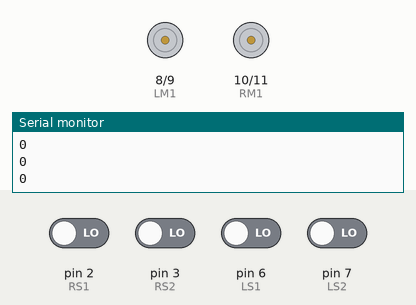
This sketch was run on a simulated Arduino Uno, built with avr-gcc and run on an emulated ATmega328P. Shown: motor-driver pin pairs drawn as motors (green arrow = first pin HIGH = forward, orange = second pin HIGH = backward, longer = more drive), the last lines printed to the serial monitor. The test bench sets the inputs (shaded band); at power-on: pin 2 (RS1), pin 3 (RS2), pin 6 (LS1), pin 7 (LS2) LOW.

Above: at 1.2 s.
1.3 s: pin 2 (RS1) driven HIGH
At 1.8 s:
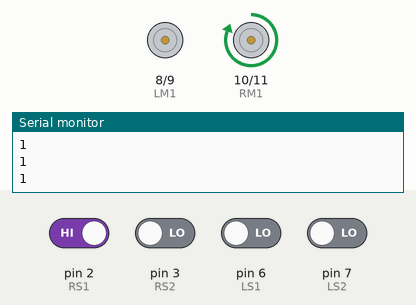
2.8 s: pin 6 (LS1) driven HIGH
At 4.0 s:
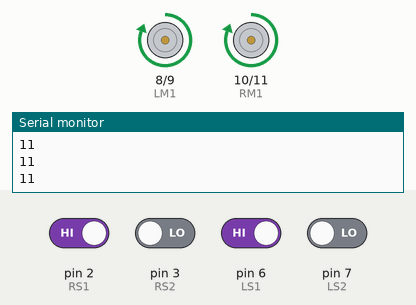
4.3 s: pin 2 (RS1) driven LOW
At 5.5 s:
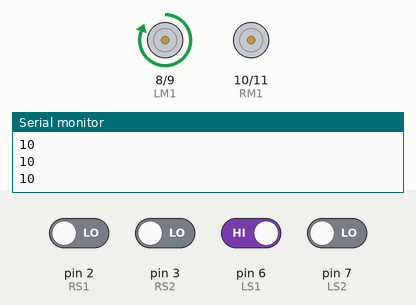
5.8 s: pin 3 (RS2) driven HIGH
At 6.7 s:
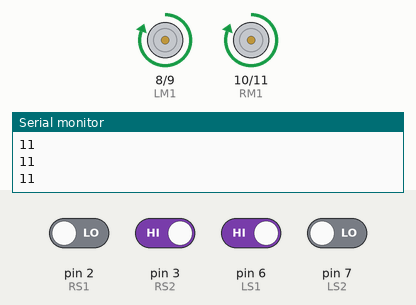
7.3 s: pin 3 (RS2) driven LOW
At 7.9 s:
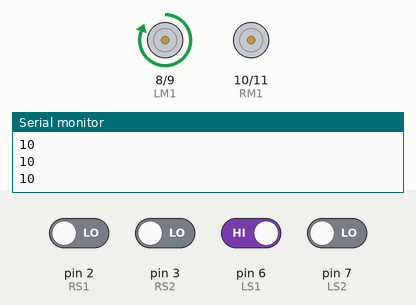
Timing chart, 0 to 9.8 s (numbered marks = the images above; inputs shaded):
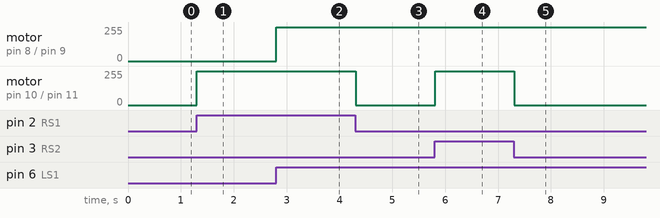

Measured:
- after the input at 1.3 s, motor on pin 10 (RM1) / pin 11 (RM2): stopped → forward 255/255 at once
- after the input at 2.8 s, motor on pin 8 (LM1) / pin 9 (LM2): stopped → forward 255/255 at once
- after the input at 4.3 s, motor on pin 10 (RM1) / pin 11 (RM2): forward 255/255 → stopped at once
- after the input at 5.8 s, motor on pin 10 (RM1) / pin 11 (RM2): stopped → forward 255/255 at once
- after the input at 7.3 s, motor on pin 10 (RM1) / pin 11 (RM2): forward 255/255 → stopped at once

The sketch:

Line_Follower_Robot.ino
```cpp
#define LS1 6
#define LS2 7  // left sensor
#define RS1 2
#define RS2 3// right sensor
int LS,RS;
/*-------definning Outputs------*/
#define LM1 8       // left motor
#define LM2 9       // left motor
#define RM1 10       // right motor
#define RM2 11      // right motor

void setup()
{
  Serial.begin(9600);
  pinMode(LS1, INPUT);
  pinMode(RS1, INPUT);
  pinMode(LS2, INPUT);
  pinMode(RS2, INPUT);
  pinMode(LM1, OUTPUT);
  pinMode(LM2, OUTPUT);
  pinMode(RM1, OUTPUT);
  pinMode(RM2, OUTPUT);
  pinMode(13, INPUT);
}

void loop()
{
  LS=digitalRead(LS1) || digitalRead(LS2);
  RS=digitalRead(RS1) || digitalRead(RS2);
  //Serial.print(LS);
 // Serial.print(RS);


  if(LS && RS)     // Move Forward
  {
    Serial.println(11);
   //Serial.print(RS);
    digitalWrite(LM1, HIGH);
    digitalWrite(LM2, LOW);
    digitalWrite(RM1, HIGH);
    digitalWrite(RM2, LOW);
  }

  if(!LS && RS)     // Turn right
  {
    Serial.println(01);
    digitalWrite(LM1, LOW);
    digitalWrite(LM2, LOW);
    digitalWrite(RM1, HIGH);
    digitalWrite(RM2, LOW);
  }

  if(LS && !RS)     // turn left
  {
    Serial.println(10);
    digitalWrite(LM1, HIGH);
    digitalWrite(LM2, LOW);
    digitalWrite(RM1, LOW);
    digitalWrite(RM2, LOW);
  }

  if(!LS && !RS)     // stop
  {
    Serial.println(00);
    digitalWrite(LM1, LOW);
    digitalWrite(LM2, LOW);
    digitalWrite(RM1, LOW);
    digitalWrite(RM2, LOW);
  }
  delay(100);
}
```

Blink_led.cpp
```cpp
int led1 = 8;
int led2 = 7;
int led3 = 6;
int led4 = 5;
void setup() {
  // put your setup code here, to run once:
  pinMode(led1, OUTPUT);
  pinMode(led2, OUTPUT);
  pinMode(led3, OUTPUT);
  pinMode(led4, OUTPUT);
}

void loop() {
  // put your main code here, to run repeatedly:
  digitalWrite(led1, HIGH);
  delay(1000);
  digitalWrite(led1, LOW);
  delay(1000);

  digitalWrite(led2, HIGH);
  delay(1000);
  digitalWrite(led2, LOW);
  delay(1000);

  digitalWrite(led3, HIGH);
  delay(1000);
  digitalWrite(led3, LOW);
  delay(1000);

  digitalWrite(led4, HIGH);
  delay(1000);
  digitalWrite(led4, LOW);
  delay(1000);

}
```

Print_0-9_and_A-Z_in_Arduino.cpp
```cpp
int p[11],val[12],s=13,cr[30];

void setup() {
 for(int i=0;i<10;i++)
 {
     p[i]=i;
     pinMode(p[i],OUTPUT);
 }
pinMode(s,INPUT);
 val[0]=63;
 val[1]=6;
 val[2]=91;
 val[3]=79;
 val[4]=102;
 val[5]=109;
 val[6]=125;
 val[7]=7;
 val[8]=127;
 val[9]=111;

 cr[0]=119;
 cr[1]=127;
 cr[2]=57;

  cr[3]=63;
 cr[4]=121;
 cr[5]=113;

  cr[6]=61;
 cr[7]=118;
 cr[8]=6;

  cr[9]=31;
 cr[10]=118;
 cr[11]=56;

 cr[12]=0;
 cr[13]=0;
 cr[14]=63;

  cr[15]=115;
 cr[16]=0;
 cr[17]=119;

  cr[18]=109;
 cr[19]=0;
 cr[20]=62;

  cr[21]=62;
 cr[22]=0;
 cr[23]=0;

 cr[24]=102;
 cr[25]=91;


}

void off()
{
  for(int i=0;i<10;i++)digitalWrite(p[i],0);
}

void prnt(int v){

  int i=0;
  off();
  while(v>0)
  {
    if(v%2)digitalWrite(p[i],1);
    v/=2;
     i++;
  }
  delay(1000);
}

void call(int i)
{
  prnt(val[i]);

}

void hehe(int i)
{

   i%=10;
   if(digitalRead(s)==1)hehe(i);
   call(i);
   hehe(i+1);
}

void loop() {
  // put your main code here, to run repeatedly:
  for(int i=0;i<26;i++)prnt(cr[i]);
 //digitalWrite(p[0],1);
//hehe(0);

}
```

blink_led_with_switch.cpp
```cpp
int ledPin1 = 12;
int ledPin2 = 11;
int ledPin3 = 10;
int InputPin = 7;

void setup() {
  // put your setup code here, to run once:
  pinMode(ledPin1, OUTPUT);
  pinMode(ledPin2, OUTPUT);
  pinMode(ledPin3, OUTPUT);
  pinMode(InputPin, INPUT);
}

void loop() {
  // put your main code here, to run repeatedly:

  int  pinState = digitalRead(InputPin);

  if (pinState == HIGH) {
    digitalWrite(ledPin1, 1);
    digitalWrite(ledPin2, 1);
    digitalWrite(ledPin3, 1);
    delay(1000);
  }
  else {
    digitalWrite(ledPin1, 0);
    digitalWrite(ledPin2, 0);
    digitalWrite(ledPin3, 0);
    delay(1000);
  }
}
```
